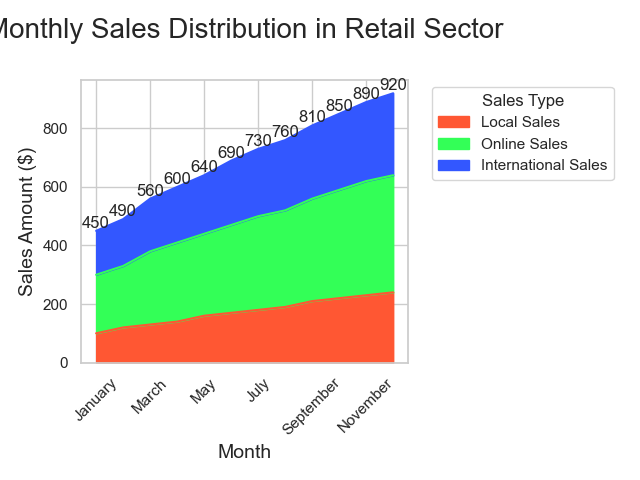

Recreate this plot in Python.

import seaborn as sns
import pandas as pd
import matplotlib.pyplot as plt

# Data
data = {
    'Month': ['January', 'February', 'March', 'April', 'May', 'June', 'July', 'August', 
              'September', 'October', 'November', 'December'],
    'Local Sales': [100, 120, 130, 140, 160, 170, 180, 190, 210, 220, 230, 240],
    'Online Sales': [200, 210, 250, 270, 280, 300, 320, 330, 350, 370, 390, 400],
    'International Sales': [150, 160, 180, 190, 200, 220, 230, 240, 250, 260, 270, 280]
}

# Create a DataFrame
df = pd.DataFrame(data)

# Wide to long format for stacking
df_long = pd.melt(df, id_vars='Month', var_name='Sales Type', value_name='Sales')

# Transform the Month to categorical type so the order is kept in the plotting
df_long['Month'] = pd.Categorical(df_long['Month'], 
                                  categories=['January', 'February', 'March', 'April', 'May', 'June', 
                                              'July', 'August', 'September', 'October', 'November', 'December'],
                                  ordered=True)

# Set the figure size
plt.figure(figsize=(18, 10))

# Stacked area plot
sns.set_theme(style="whitegrid")
pal = ['#FF5733', '#33FF57', '#3357FF']

# Plot stack area chart
ax = df.set_index('Month').plot(kind='area', stacked=True, color=pal)

# Annotate the chart with total sales per month
df['Total'] = df['Local Sales'] + df['Online Sales'] + df['International Sales']
for idx, total in enumerate(df['Total']):
    ax.text(idx, total, str(total), va='bottom', ha='center')

# Customize title and labels
ax.set_title('Monthly Sales Distribution in Retail Sector', fontsize=20, pad=30)
ax.set_ylabel('Sales Amount ($)', fontsize=14)
ax.set_xlabel('Month', fontsize=14)

# Rotate x-axis labels for better readability
plt.xticks(rotation=45)

# Add legend
plt.legend(title='Sales Type', loc='upper left', bbox_to_anchor=(1.05, 1))

# Show the plot
plt.tight_layout()
plt.show()
